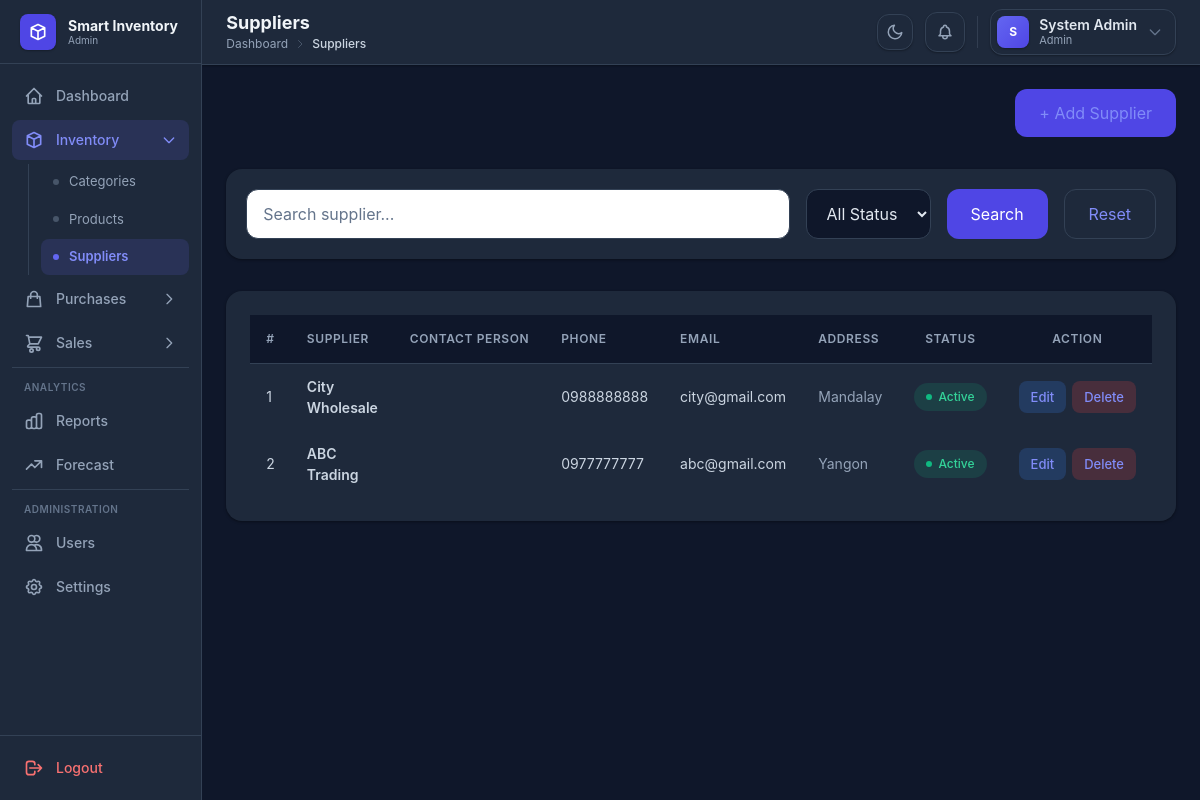
The page /supplier/index.php (signed in) on the database its author committed.
### tables this page shows
CREATE TABLE IF NOT EXISTS suppliers (
    id INT AUTO_INCREMENT PRIMARY KEY,
    supplier_name VARCHAR(150) NOT NULL,
    phone VARCHAR(50),
    email VARCHAR(100),
    address TEXT,
    status ENUM('Active', 'Inactive') DEFAULT 'Active',
    created_at TIMESTAMP DEFAULT CURRENT_TIMESTAMP
);

### supplier/index.php (the view, shortened to what this page needs)
<?php
include "../config/database.php";
$search = "";
$sql = "
SELECT * FROM suppliers
WHERE 1
";
$sql .= " ORDER BY id DESC";
$result = mysqli_query($conn, $sql);
?>
<!DOCTYPE html>
<html lang="en">
<head>
    <script src="https://cdn.tailwindcss.com"></script>
    <link rel="stylesheet" href="../assets/css/style.css">
</head>
<body class="bg-gray-50 dark:bg-slate-900">
    <div class="flex min-h-screen">
        <?php include "../includes/sidebar.php"; ?>
        <div class="flex-1 flex flex-col">
            <?php include "../includes/header.php"; ?>
            <main class="p-6">
                <div class="flex justify-end items-center">
                    <a href="add.php"
                        class="bg-indigo-600 text-white px-6 py-3 rounded-xl">
                        + Add Supplier
                    </a>
                </div>
                <form method="GET"
                    class="bg-white p-5 rounded-2xl shadow mt-8 flex gap-4">
                    <input
                        name="search"
                        value="<?= $search ?>"
                        placeholder="Search supplier..."
                        class="flex-1 border rounded-xl px-4 py-3">
                    <select
                        name="status"
                        class="border rounded-xl px-4 py-3">
                        <option value="">All Status</option>
                    </select>
                    <button class="bg-indigo-600 text-white px-6 py-3 rounded-xl">Search</button>
                    <a href="index.php" class="border px-6 py-3 rounded-xl">Reset</a>
                </form>
                <div class="bg-white rounded-2xl shadow mt-8 p-6">
                    <div class="table-wrap">
                    <table class="data-table w-full">
                        <thead>
                            <tr>
                                <th>#</th>
                                <th>Supplier</th>
                                <th>Contact Person</th>
                                <th>Phone</th>
                                <th>Email</th>
                                <th>Address</th>
                                <th class="center">Status</th>
                                <th class="center">Action</th>
                            </tr>
                        </thead>
                        <tbody>
                            <?php
                            $count = 1;
                            while ($row = mysqli_fetch_assoc($result)) {
                            ?>
                                <tr>
                                    <td><?= $count++ ?></td>
                                    <td class="font-semibold"><?= htmlspecialchars($row['supplier_name']) ?></td>
                                    <td><?= htmlspecialchars($row['contact_person'] ?? '') ?></td>
                                    <td><?= htmlspecialchars($row['phone']) ?></td>
                                    <td><?= htmlspecialchars($row['email']) ?></td>
                                    <td class="text-sm text-gray-500 max-w-xs truncate"><?= htmlspecialchars($row['address']) ?></td>
                                    <td class="center">
                                        <?php if ($row['status'] == "Active") { ?>
                                            <span class="badge badge-success"><span class="badge-dot"></span> Active</span>
                                        <?php } else { ?>
                                            <span class="badge badge-danger"><span class="badge-dot"></span> Inactive</span>
                                        <?php } ?>
                                    </td>
                                    <td class="center">
                                        <div class="actions">
                                            <a href="edit.php?id=<?= $row['id'] ?>" class="btn btn-sm bg-blue-100 text-blue-600 hover:bg-blue-200 rounded-lg">Edit</a>
                                            <a href="?delete=<?= $row['id'] ?>" onclick="return confirm('Delete supplier?')" class="btn btn-sm bg-red-100 text-red-600 hover:bg-red-200 rounded-lg">Delete</a>
                                        </div>
                                    </td>
                                </tr>
                            <?php } ?>
                        </tbody>
                    </table>
                    </div>
                </div>
            </main>
        </div>
    </div>
    <?php include "../includes/footer.php"; ?>
</body>
</html>

### assets/css/style.css (style rules this page uses)
* { margin: 0; padding: 0; box-sizing: border-box; }
body { font-family: 'Inter', system-ui, -apple-system, sans-serif; }
.dark body { background-color: #0f172a; color: #e2e8f0; }
.btn { display: inline-flex; align-items: center; gap: 0.5rem; padding: 0.625rem 1.25rem; border-radius: 0.5rem; font-weight: 500; font-size: 0.875rem; transition: all 0.15s ease; border: none; cursor: pointer; text-decoration: none; line-height: 1.25rem; }
.btn-sm { padding: 0.375rem 0.75rem; font-size: 0.8125rem; }
.data-table { width: 100%; border-collapse: collapse; }
.data-table thead { background-color: #f9fafb; }
.dark .data-table thead { background-color: #0f172a; }
.data-table th { padding: 0.75rem 1rem; text-align: left; font-size: 0.75rem; font-weight: 600; color: #6b7280; text-transform: uppercase; letter-spacing: 0.05em; border-bottom: 1px solid #e5e7eb; white-space: nowrap; height: 3rem; }
.dark .data-table th { color: #94a3b8; border-bottom-color: #334155; }
.data-table td { padding: 0.75rem 1rem; font-size: 0.875rem; color: #374151; border-bottom: 1px solid #f3f4f6; height: 3.25rem; }
.dark .data-table td { color: #cbd5e1; border-bottom-color: #1e293b; }
.data-table tbody tr { transition: background-color 0.15s ease; }
.data-table tbody tr:last-child td { border-bottom: none; }
.data-table td.center, .data-table th.center { text-align: center; }
.data-table .actions { display: inline-flex; align-items: center; gap: 0.375rem; }
.data-table .actions .btn { padding: 0.375rem 0.75rem; font-size: 0.8125rem; white-space: nowrap; }
.table-wrap { overflow-x: auto; }
.badge { display: inline-flex; align-items: center; gap: 0.375rem; padding: 0.25rem 0.75rem; border-radius: 9999px; font-size: 0.75rem; font-weight: 500; line-height: 1.25rem; }
.badge-dot { width: 0.375rem; height: 0.375rem; border-radius: 50%; }
.badge-success { background-color: #d1fae5; color: #065f46; }
.badge-success .badge-dot { background-color: #10b981; }
.dark .badge-success { background-color: rgba(16, 185, 129, 0.15); color: #34d399; }
.dark a { color: #818cf8; }
.dark .bg-white { background-color: #1e293b !important; }
.dark .bg-gray-50 { background-color: #0f172a !important; }
.dark .border { border-color: #334155 !important; }
.dark .shadow { box-shadow: 0 1px 3px rgba(0, 0, 0, 0.4) !important; }
.dark .text-gray-500 { color: #94a3b8 !important; }
.dark .bg-blue-100 { background-color: rgba(59, 130, 246, 0.2) !important; }
.dark .bg-red-100 { background-color: rgba(239, 68, 68, 0.2) !important; }
.dark input[type="text"], .dark input[type="email"], .dark input[type="password"], .dark input[type="number"], .dark input[type="search"], .dark input[type="date"], .dark select, .dark textarea { background-color: #0f172a !important; border-color: #334155 !important; color: #e2e8f0 !important; }
.dark input::placeholder, .dark textarea::placeholder { color: #64748b !important; }
.dark .rounded-2xl { border-color: #334155 !important; }
.dark option { background-color: #0f172a; color: #e2e8f0; }
.dark .table-wrap { background-color: #1e293b; }

### rows shown on the page
suppliers: supplier_name "City Wholesale", phone "0988888888", email "city@gmail.com", address "Mandalay", status "Active" (drawn)
suppliers: supplier_name "ABC Trading", phone "0977777777", email "abc@gmail.com", address "Yangon", status "Active" (drawn)

### other values the page prints
$role "Admin"
$label "Categories Products Suppliers"
$page_title "Suppliers"
$part "Dashboard"
$part "Suppliers"
substr($name, 0, 1) "S"
$name "System Admin"
